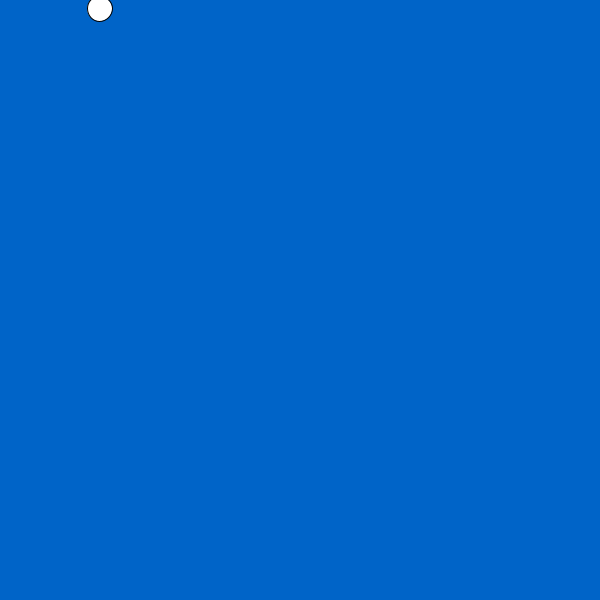
Frame 1 (no input)
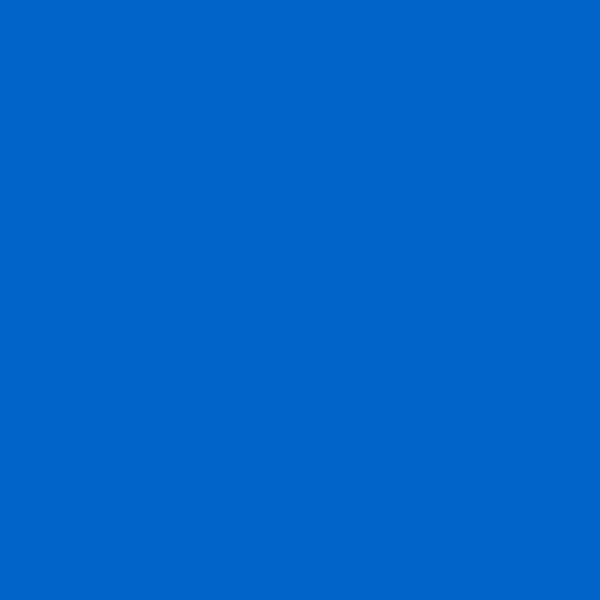
Frame 60 (the mouse pressed at the canvas centre just before this capture)
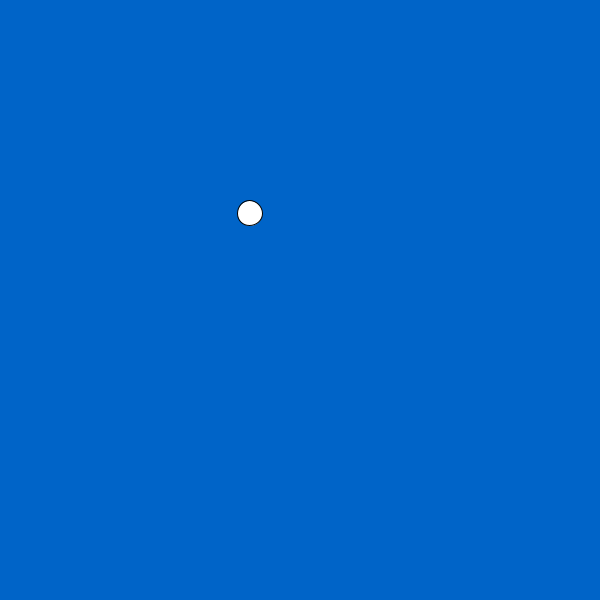
Frame 120 (the mouse held since frame 60 and released just before this capture)

The Processing sketch that drew these frames (run headless with seeded random() and noise(); from frame 60 on, the mouse is pressed at the canvas centre):

// Processing sketch: Q2final
// ── Q2final.pde
float x, y; 
int theta; 
int orbitRadius=100; 

void setup() {
  size(600, 600);
}

void draw() {
  background(0, 100, 200); 
  theta+=5;

  x = cos(radians(theta))*orbitRadius +mouseX; 
  y = sin(radians(theta))*orbitRadius +mouseY; 

  ellipse(x, y, 25, 25);
}
